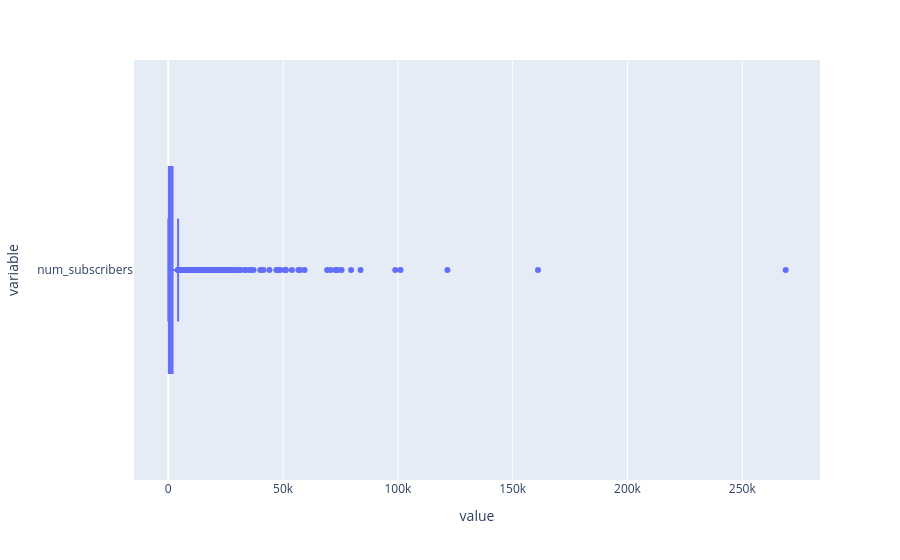

Notebook code for this chart:
### Markdown cell above
# Outliers Detection
Boxplot Were used detect potential outliers in the 
numercial features

### Code cell
fig = px.box(df, x = ['num_subscribers'])
fig.show()

### Figure 1 — Plotly figure (JSON) as saved in the notebook; plotly's stock layout.template omitted (floating-point values rounded to 4 significant figures; data arrays with more than 128 entries replaced by an {"elided": "..."} marker saying what was removed)
{"data": [{"alignmentgroup": "True", "hovertemplate": "value=%{x}<br>variable=%{y}<extra></extra>", "legendgroup": "", "marker": {"color": "#636efa"}, "name": "", "notched": false, "offsetgroup": "", "orientation": "h", "showlegend": false, "type": "box", "x": {"elided": "3672 float values"}, "x0": " ", "xaxis": "x", "y": {"elided": "3672 str values"}, "y0": " ", "yaxis": "y"}], "layout": {"boxmode": "group", "legend": {"tracegroupgap": 0}, "margin": {"t": 60}, "xaxis": {"anchor": "y", "domain": [0, 1], "title": {"text": "value"}}, "yaxis": {"anchor": "x", "domain": [0, 1], "title": {"text": "variable"}}}}
